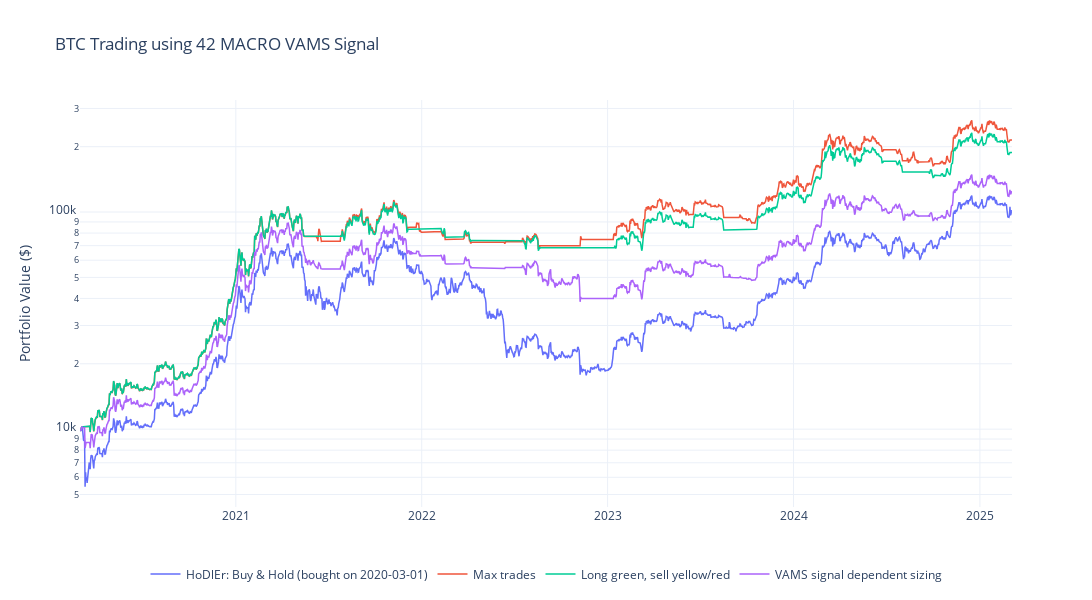

Notebook code for this chart:
### Code cell
import plotly.graph_objects as go

# Create figure
fig = go.Figure()

# Add each portfolio's value curve
portfolios = {
    'HoDlEr: Buy & Hold (bought on 2020-03-01)': bh_pf,
    'Max trades': inout_ords,
    'Long green, sell yellow/red': less_ords,
    'VAMS signal dependent sizing': cpf_fo
}

for name, pf in portfolios.items():
    fig.add_trace(
        go.Scatter(
            x=pf.value().index,
            y=pf.value().values,
            name=name,
            mode='lines',
            line=dict(width=1.5)
        )
    )

# Update layout with horizontal legend at bottom
fig.update_layout(
    title='BTC Trading using 42 MACRO VAMS Signal',
    yaxis_title='Portfolio Value ($)',
    template='plotly_white',
    width=1200,
    height=600,
    yaxis_type='log',
    showlegend=True,
    hovermode='x unified',
    legend=dict(
        orientation="h",
        yanchor="bottom",
        y=-0.2,
        xanchor="center",
        x=0.5
    )
)

# Show the figure
fig.show()

### Figure 1 — Plotly figure (JSON) as saved in the notebook; plotly's stock layout.template omitted (floating-point values rounded to 4 significant figures; data arrays with more than 128 entries replaced by an {"elided": "..."} marker saying what was removed)
{"data": [{"line": {"width": 1.5}, "mode": "lines", "name": "HoDlEr: Buy & Hold (bought on 2020-03-01)", "type": "scatter", "x": {"elided": "1831 str values"}, "y": {"elided": "1831 float values"}}, {"line": {"width": 1.5}, "mode": "lines", "name": "Max trades", "type": "scatter", "x": {"elided": "1831 str values"}, "y": {"elided": "1831 float values"}}, {"line": {"width": 1.5}, "mode": "lines", "name": "Long green, sell yellow/red", "type": "scatter", "x": {"elided": "1831 str values"}, "y": {"elided": "1831 float values"}}, {"line": {"width": 1.5}, "mode": "lines", "name": "VAMS signal dependent sizing", "type": "scatter", "x": {"elided": "1831 str values"}, "y": {"elided": "1831 float values"}}], "layout": {"height": 600, "hovermode": "x unified", "legend": {"orientation": "h", "x": 0.5, "xanchor": "center", "y": -0.2, "yanchor": "bottom"}, "showlegend": true, "title": {"text": "BTC Trading using 42 MACRO VAMS Signal"}, "width": 1200, "yaxis": {"title": {"text": "Portfolio Value ($)"}, "type": "log"}}}
